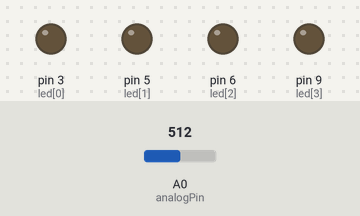
Simulated run of this sketch. Board: Arduino Uno, built with avr-gcc and run on an emulated ATmega328P. On the bench: output pins drawn as LEDs (lit = HIGH). The inputs (shaded band) are chosen by the test bench; at power-on: A0 (analogPin) = 512. What the sketch prints to the serial monitor is not drawn.

Above: at 1.2 s.
1.3 s: A0 (analogPin) set to 594
At 1.7 s:
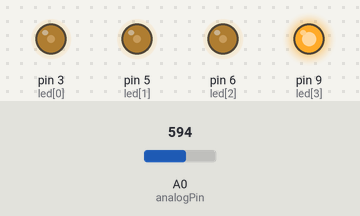
2.8 s: A0 (analogPin) set to 574
At 4.0 s:
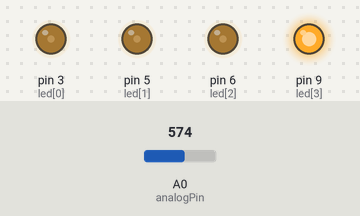
4.3 s: A0 (analogPin) set to 511
At 5.1 s:
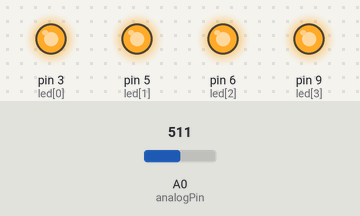
5.8 s: A0 (analogPin) set to 428
At 6.1 s:
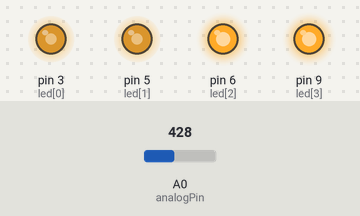
7.3 s: A0 (analogPin) set to 448
At 8.5 s:
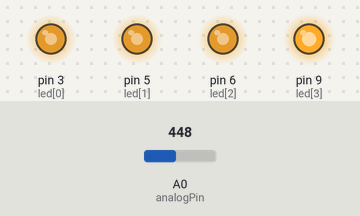
8.8 s: A0 (analogPin) set to 306
At 9.5 s:
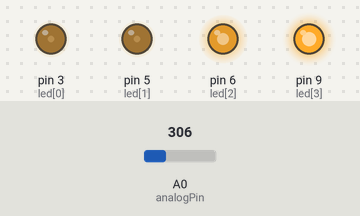
Timing chart, 0 to 11.3 s (numbered marks = the images above; inputs shaded):
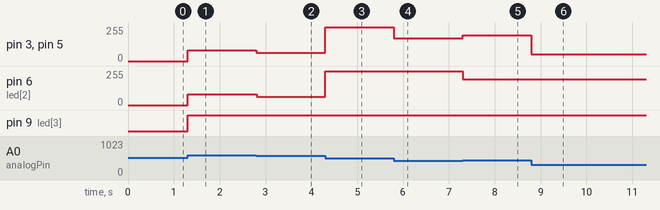

Measured:
- after the input at 1.3 s, pin 3 (led[0]), pin 5 (led[1]), pin 6 (led[2]): 0/255 → 82/255 at once; pin 9 (led[3]): LOW → HIGH at once
- after the input at 2.8 s, pin 3 (led[0]), pin 5 (led[1]), pin 6 (led[2]): 82/255 → 62/255 at once
- after the input at 4.3 s, pin 3 (led[0]), pin 5 (led[1]), pin 6 (led[2]): 62/255 → 255/255 at once
- after the input at 5.8 s, pin 3 (led[0]), pin 5 (led[1]): 255/255 → 172/255 at once
- after the input at 7.3 s, pin 3 (led[0]), pin 5 (led[1]): 172/255 → 192/255 at once; pin 6 (led[2]): 255/255 → 192/255 at once
- after the input at 8.8 s, pin 3 (led[0]), pin 5 (led[1]): 192/255 → 50/255 at once

The sketch:

rotation_sensor02.ino
```cpp
const int analogPin = A0;
const int led[6] = {3, 5, 6, 9, 10, 11};

void setup() {
  // put your setup code here, to run once:
  Serial.begin(115200);
}

void loop() {
  // put your main code here, to run repeatedly:
  int val = analogRead(analogPin);

  for (int n=0; n<=5; n++) {
    if (val >= 876) {
      for (int k=0; k<=5; k++) {
        analogWrite(led[k], val);
        Serial.println(val);
      }
    }
    if (val <= 876 && val >=730) {
      for (int k=0; k<=4; k++) {
        analogWrite(led[k], val);
        Serial.println(val);
      }
    }
    if (val <=730 && val >=584) {
      for (int k=0; k<=3; k++) {
        analogWrite(led[k], val);
        Serial.println(val);
      }
    }
    if (val <=584 && val >=438) {
      for (int k=0; k<=2; k++) {
        analogWrite(led[k], val);
        Serial.println(val);
      }
    }
    if (val <=438 && val >=292) {
      for (int k=0; k<=1; k++) {
        analogWrite(led[k], val);
        Serial.println(val);
      }
    }
    if (val <=292 && val >=146) {
      int k = 0;
      analogWrite(led[k], val);
      Serial.println(val);
    }
    if (val < 146) {
      for (int k=0; k<=5; k++) {
        analogWrite(led[k], 0);
        Serial.println(val);
      }
    }
  }

}
```
